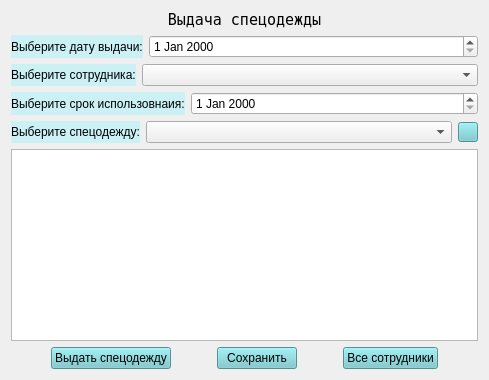
        <widget class="QWidget" name="page_3_not_for_admin">
         <layout class="QVBoxLayout" name="verticalLayout_8">
          <item>
           <layout class="QVBoxLayout" name="verticalLayout_6">
            <item>
             <widget class="QLabel" name="label_6">
              <property name="font">
               <font>
                <family>Andale Mono</family>
                <pointsize>11</pointsize>
                <weight>50</weight>
                <italic>false</italic>
                <bold>false</bold>
               </font>
              </property>
              <property name="styleSheet">
               <string notr="true">font: 11pt &quot;Andale Mono&quot;;</string>
              </property>
              <property name="text">
               <string>Выдача спецодежды</string>
              </property>
              <property name="alignment">
               <set>Qt::AlignCenter</set>
              </property>
             </widget>
            </item>
            <item>
             <layout class="QHBoxLayout" name="horizontalLayout_8" stretch="0,100">
              <item>
               <widget class="QLabel" name="label_15">
                <property name="styleSheet">
                 <string notr="true">background-color: rgb(203,241,245);
font: 9pt &quot;Andale Mono&quot;;</string>
                </property>
                <property name="text">
                 <string>Выберите дату выдачи:</string>
                </property>
               </widget>
              </item>
              <item>
               <widget class="QDateEdit" name="date_issuance"/>
              </item>
             </layout>
            </item>
            <item>
             <layout class="QHBoxLayout" name="horizontalLayout_11" stretch="1,10">
              <item>
               <widget class="QLabel" name="label_8">
                <property name="styleSheet">
                 <string notr="true">background-color: rgb(203,241,245);
font: 9pt &quot;Andale Mono&quot;;</string>
                </property>
                <property name="text">
                 <string>Выберите сотрудника:</string>
                </property>
               </widget>
              </item>
              <item>
               <widget class="QComboBox" name="comboBox_employee"/>
              </item>
             </layout>
            </item>
            <item>
             <layout class="QHBoxLayout" name="horizontalLayout_18" stretch="1,10">
              <item>
               <widget class="QLabel" name="label_16">
                <property name="styleSheet">
                 <string notr="true">background-color: rgb(203,241,245);
font: 9pt &quot;Andale Mono&quot;;</string>
                </property>
                <property name="text">
                 <string>Выберите срок использовнаия:</string>
                </property>
               </widget>
              </item>
              <item>
               <widget class="QDateEdit" name="date_term"/>
              </item>
             </layout>
            </item>
            <item>
             <layout class="QHBoxLayout" name="horizontalLayout_12" stretch="1,100,0">
              <item>
               <widget class="QLabel" name="label_9">
                <property name="styleSheet">
                 <string notr="true">background-color: rgb(203,241,245);
font: 9pt &quot;Andale Mono&quot;;</string>
                </property>
                <property name="text">
                 <string>Выберите спецодежду:</string>
                </property>
               </widget>
              </item>
              <item>
               <widget class="QComboBox" name="comboBox_workwear"/>
              </item>
              <item>
               <widget class="QPushButton" name="btn_plus">
                <property name="maximumSize">
                 <size>
                  <width>20</width>
                  <height>20</height>
                 </size>
                </property>
                <property name="styleSheet">
                 <string notr="true">background-color: rgb(113,201,206);</string>
                </property>
                <property name="text">
                 <string/>
                </property>
                <property name="icon">
                 <iconset>
                  <normaloff>../../.designer/backup/img/Добавить.png</normaloff>../../.designer/backup/img/Добавить.png</iconset>
                </property>
                <property name="iconSize">
                 <size>
                  <width>20</width>
                  <height>20</height>
                 </size>
                </property>
                <property name="checkable">
                 <bool>false</bool>
                </property>
                <property name="checked">
                 <bool>false</bool>
                </property>
                <property name="autoRepeat">
                 <bool>false</bool>
                </property>
                <property name="autoExclusive">
                 <bool>false</bool>
                </property>
               </widget>
              </item>
             </layout>
            </item>
            <item>
             <widget class="QListWidget" name="add_new_issuance">
              <property name="iconSize">
               <size>
                <width>500</width>
                <height>151</height>
               </size>
              </property>
              <property name="selectionRectVisible">
               <bool>true</bool>
              </property>
             </widget>
            </item>
            <item>
             <layout class="QHBoxLayout" name="horizontalLayout_13" stretch="0,0,0,0,0,0,0">
              <item>
               <spacer name="horizontalSpacer_7">
                <property name="orientation">
                 <enum>Qt::Horizontal</enum>
                </property>
                <property name="sizeHint" stdset="0">
                 <size>
                  <width>40</width>
                  <height>20</height>
                 </size>
                </property>
               </spacer>
              </item>
              <item>
               <widget class="QPushButton" name="btn_new_issuance">
                <property name="styleSheet">
                 <string notr="true">background-color: rgb(113,201,206);
font: 9pt &quot;Andale Mono&quot;;</string>
                </property>
                <property name="text">
                 <string>Выдать спецодежду</string>
                </property>
               </widget>
              </item>
              <item>
               <spacer name="horizontalSpacer_17">
                <property name="orientation">
                 <enum>Qt::Horizontal</enum>
                </property>
                <property name="sizeHint" stdset="0">
                 <size>
                  <width>40</width>
                  <height>20</height>
                 </size>
                </property>
               </spacer>
              </item>
              <item>
               <widget class="QPushButton" name="btn_save_list_issuance">
                <property name="styleSheet">
                 <string notr="true">background-color: rgb(113,201,206);
font: 9pt &quot;Andale Mono&quot;;</string>
                </property>
                <property name="text">
                 <string>Сохранить</string>
                </property>
               </widget>
              </item>
              <item>
               <spacer name="horizontalSpacer_10">
                <property name="orientation">
                 <enum>Qt::Horizontal</enum>
                </property>
                <property name="sizeHint" stdset="0">
                 <size>
                  <width>40</width>
                  <height>20</height>
                 </size>
                </property>
               </spacer>
              </item>
              <item>
               <widget class="QPushButton" name="btn_all_employees">
                <property name="styleSheet">
                 <string notr="true">background-color: rgb(113,201,206);
font: 9pt &quot;Andale Mono&quot;;</string>
                </property>
                <property name="text">
                 <string>Все сотрудники</string>
                </property>
               </widget>
              </item>
              <item>
               <spacer name="horizontalSpacer_8">
                <property name="orientation">
                 <enum>Qt::Horizontal</enum>
                </property>
                <property name="sizeHint" stdset="0">
                 <size>
                  <width>40</width>
                  <height>20</height>
                 </size>
                </property>
               </spacer>
              </item>
             </layout>
            </item>
           </layout>
          </item>
         </layout>
        </widget>
